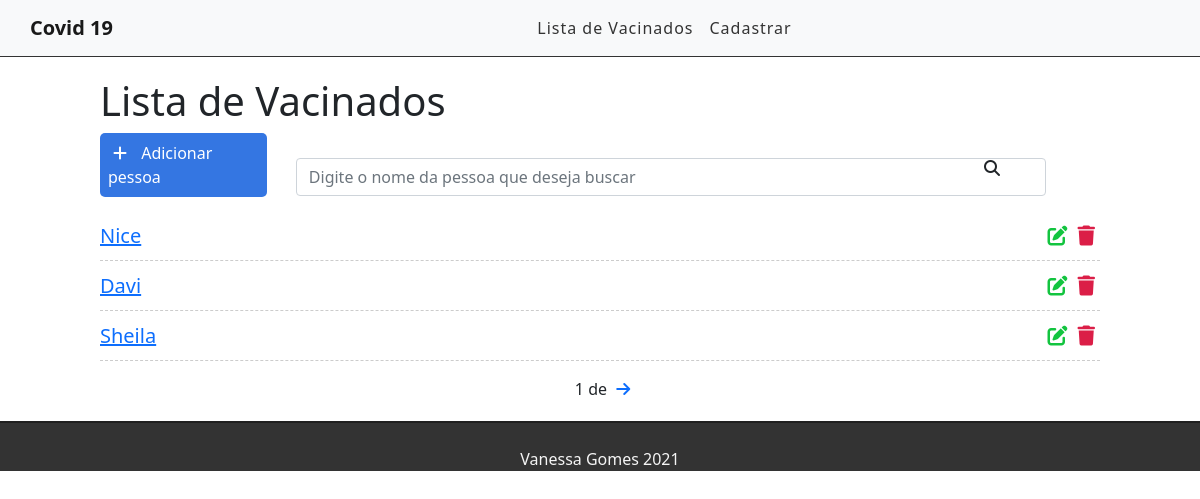
Before: / with the older database file.
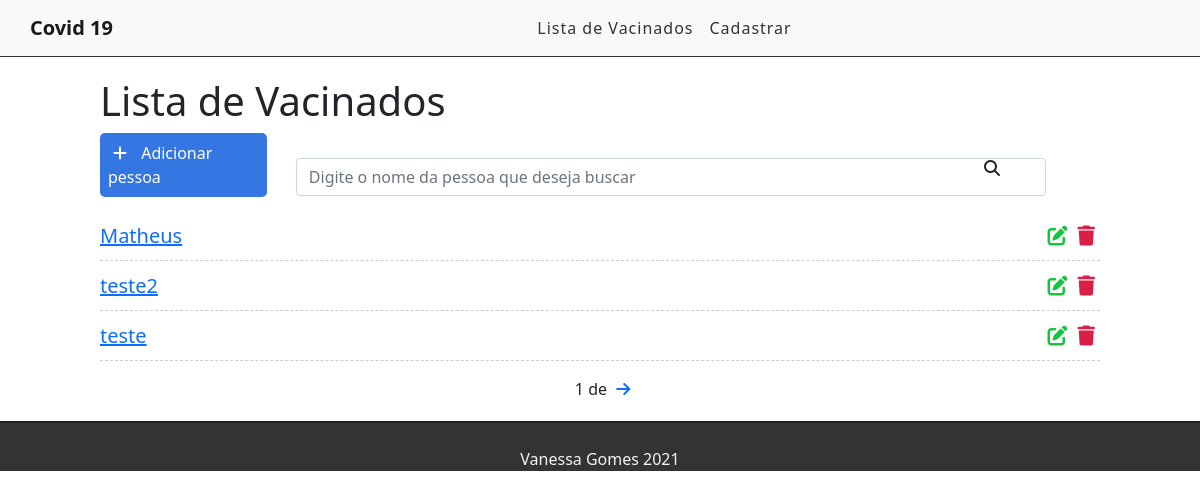
After: the same page with the newer database file.
### cadastro/models.py (models this page shows, shortened)
class Cadastro(models.Model):
    nome = models.CharField('Nome',max_length=255)
    idade = models.CharField('Idade', max_length=255)
    data = models.CharField('Data', max_length=255)
    numero_da_dose = models.CharField('Numero da Dose', max_length=255)
    created_at = models.DateTimeField(auto_now_add=True)
    updated_at = models.DateTimeField(auto_now=True)

### cadastro/views.py (the view)
# urls.py: path('', views.listaVacinados, name='vacinados-list'),
def listaVacinados(request):
    cadastro_list = Cadastro.objects.all().order_by('-created_at')
    paginator = Paginator(cadastro_list, 3)
    page = request.GET.get('page')
    cadastro = paginator.get_page(page)
    return render(request, 'cadastro/list.html', {'cadastro' : cadastro} )

### cadastro/templates/cadastro/list.html (shortened to what this page needs)
{% extends 'base.html' %}
{% block content %}
<div class="offset-1 col-10 list-div">
    <h1>Lista de Vacinados</h1>
    <a id="add-link" href="novocadastro/">
        <div class="col-2 add-div">
            <i class="fas fa-plus"></i> Adicionar pessoa
        </div>
    </a>
    <div class="col-9 search-div">
        <input class="form-control" type="text" id="search" name="search" placeholder="Digite o nome da pessoa que deseja buscar">
        <i class="fas fa-search"></i>
    </div>
    <ul class="vacinados-list">
        {% for cadastro in cadastro%}
        <li class="vacinados-item">
            <span><a href="/cadastro/{{cadastro.id}}">{{cadastro.nome}}</a></span>
            <a href="/delete/{{cadastro.id}}" class="delete-btn"><span><i class="fas fa-trash"></i></span></a>
            <a href="/edit/{{cadastro.id}}"><span><i class="fas fa-edit"></i></span></a>
        </li>
        {% endfor %}
    </ul>
    <div class="pagination">
        <span class="step-links">
            <span class="current">
                {{ cadastro.number }} de {{ cadastro.paginatior.num_pages}}
            </span>
            {% if cadastro.has_next %}
                <a href="?page={{ cadastro.next_page_number }}"><i class="fas fa-arrow-right"></i></a>
            {% endif %}
        </span>
    </div>
</div>
{% endblock %}

### cadastro/templates/base.html (shortened to what this page needs)
{% load static %}
<!DOCTYPE html>
<html lang="en">
<head>
    <link rel="stylesheet" href="https://cdn.jsdelivr.net/npm/bootstrap@5.0.1/dist/css/bootstrap.min.css">
    <link rel="stylesheet" href="{% static 'css/style.css' %}">
</head>
<body>
    <div class="container-fluid">
        <nav class="navbar navbar-expand-lg navbar-light bg-light">
            <a class="navbar-brand" href="/">Covid 19</a>
            <div class="collapse navbar-collapse" id="navbarSupportedContent">
                <ul class="navbar-nav me-auto mb-2 mb-lg-0">
                    <li class="nav-item">
                        <a class="nav-link" href="/">Lista de Vacinados</a>
                    </li>
                    <li class="nav-item">
                            <a class="nav-link" href="#">Cadastrar</a>
                        </li>
                </ul>
            </div>
        </nav>
        {% block content %}
        {% endblock %}
        <footer>
            <p>Vanessa Gomes 2021</p>
        </footer>
    </div>
</body>
</html>

### cadastro/static/css/style.css (style rules this page uses)
.container-fluid { padding: 0; }
.navbar { border-bottom: 1px solid #333; margin-bottom: 20px; }
.navbar-nav { margin: auto; }
.navbar-brand { font-weight: bold; margin-left: 30px; }
.navbar-light .navbar-nav a.nav-link { color: #333; letter-spacing: 1px; }
#add-link { text-decoration: none; }
.add-div { background-color: #3476e2; cursor: pointer; display: inline-block; color: #FFF; padding: 8px; border-radius: 5px; margin-right: 25px; }
.fas.fa-plus { color: #FFF; margin-right: 10px; margin-left: 5px; }
.fas.fa-search { position: absolute; top: 160px; right: 200px; cursor: pointer; }
.search-div { padding: 0; margin-top: 15px; margin-bottom: 15px; display: inline-block; }
.list-div { padding: 0; }
.vacinados-list { padding-left: 0; }
.vacinados-item { list-style: none; font-size: 20px; height: 50px; padding-top: 10px; border-bottom: 1px dashed #CCC; }
.fas.fa-trash { color: #db1e47; cursor: pointer; margin: 5px; font-size: 20px; float: right; }
.fas.fa-edit { color: #13c43f; cursor: pointer; margin: 5px; font-size: 20px; float: right; }
footer { background-color: #333; height: 50px; border-top: 2px solid #202020; }
footer p { color: #f5f5f5; text-align: center; top: 50%; position: relative; }
.pagination { margin-bottom: 20px; }
.step-links { position: relative; margin-left: auto; margin-right: auto; }
.step-links .current { margin-left: 5px; margin-right: 5px; }

Changed rows visible on the page:
removed Cadastro: nome "Nice"
removed Cadastro: nome "Davi"
no longer on this page (row unchanged): Cadastro: nome "Sheila"
added Cadastro: nome "Matheus"
added Cadastro: nome "teste2"
added Cadastro: nome "teste"
